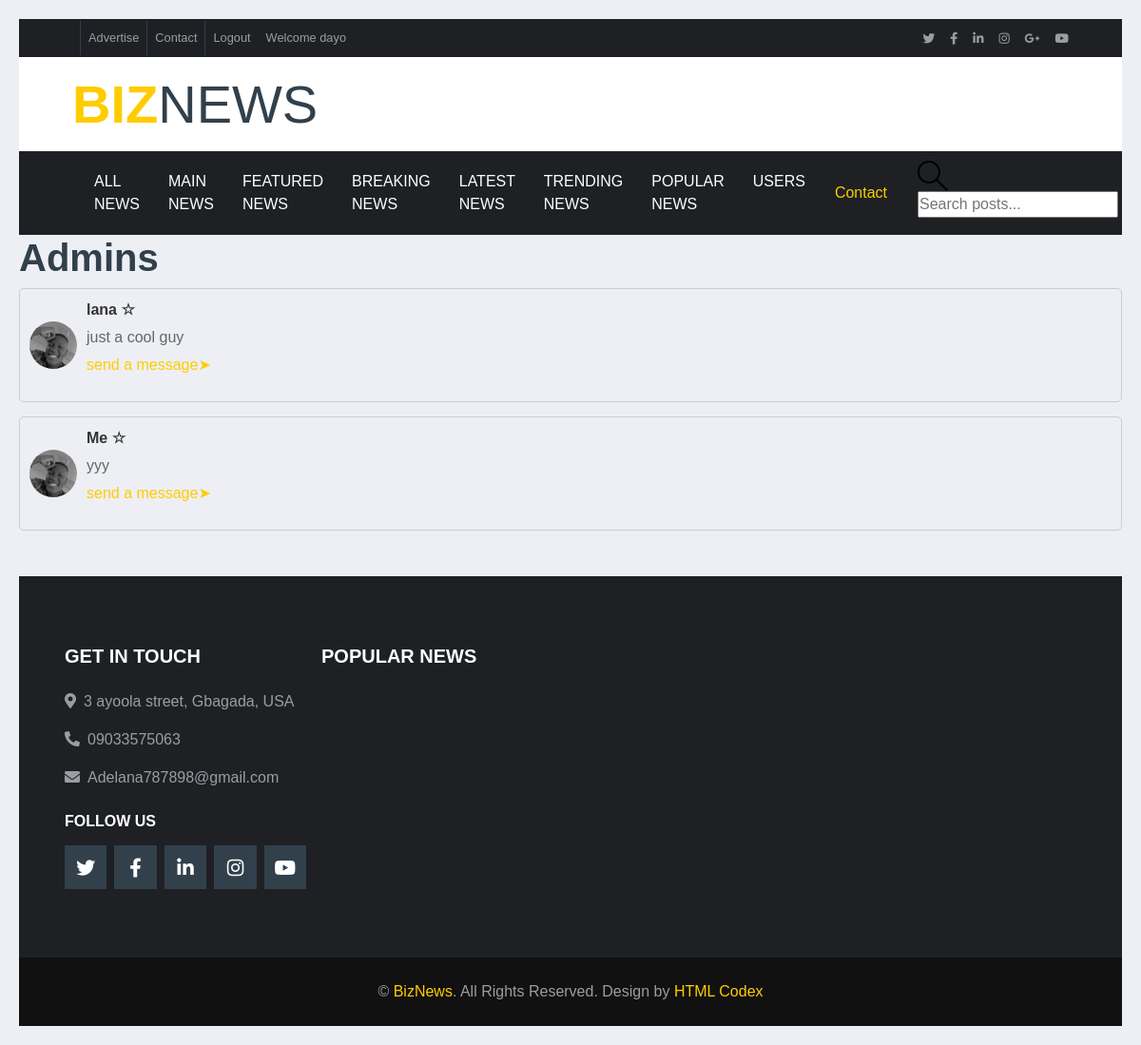
The page /users/ (signed in) on the database its author committed.
### biznews/models.py (models this page shows)
class User(AbstractUser):
    username= models.CharField(max_length=200, null=True, unique=True)
    email = models.EmailField(unique=True  ,null=True)
    bio = models.TextField(null=True)
    hobbies = models.CharField(max_length=255, blank=True, null=True)
    experience = models.TextField(null=True)
    phone = models.CharField(null=True, max_length=11)
    social = models.TextField(null=True)
    avatar = models.ImageField(upload_to='avatars/', null=True, blank=True)
    USERNAME_FIELD = 'username'
    REQUIRED_FIELDS = []

### biznews/views.py (the view)
# urls.py: path('users/', views.admin_list, name='admin-list'),
def admin_list(request):
    User = get_user_model()
    users = User.objects.all()
    if request.user.is_authenticated:
        return render(request, 'admin_list.html', {'users': users})
    else:
        return redirect('login')

### template/admin_list.html
{% extends 'main.html' %}
{% load static %}
{% block content %}
<body>
    <h1>Admins</h1>
    <div style="display: flex; flex-direction: column; gap: 15px;">
        {% for user in users %}
            {% if user.groups.all|length > 0 %}
                {% for group in user.groups.all %}
                    {% if group.name == 'Poster' %}
                        <div style="display: flex; align-items: center; gap: 10px; border: 1px solid #ccc; padding: 10px; border-radius: 5px;">
                            <img src="{{ user.avatar.url }}" alt="{{ user.username }}'s avatar"
                                style="width: 50px; height: 50px; border-radius: 50%; object-fit: cover;">
                            <div>
                                <a href="{% url 'profile-page' user.id %}" style="text-decoration: none; color: #333; font-size: 16px;">
                                    <strong>
                                        {% if user == request.user %}
                                            Me
                                            {% if group.name == 'Poster' %}
                                            ☆
                                            {% endif %}
                                        {% else %}
                                            {{ user.username }}
                                            {% if group.name == 'Poster' %}
                                            ☆
                                            {% endif %}
                                        {% endif %}
                                    </strong>
                                </a>
                                <p style="margin: 5px 0; color: #666;">{{ user.bio }}</p>
                                <p><a href="#">send a message➤</a></p>
                            </div>
                        </div>
                    {% endif %}
                {% endfor %}
            {% endif %}
        {% endfor %}
    </div>
</body>
{% include 'footer.html' %}
{% endblock %}

### template/topbar.html (shortened to what this page needs)
<div class="container-fluid d-none d-lg-block">
    <div class="row align-items-center bg-dark px-lg-5">
        <div class="col-lg-9">
            <nav class="navbar navbar-expand-sm bg-dark p-0">
                <ul class="navbar-nav ml-n2">
                    <li class="nav-item border-right border-secondary">
                        <a class="nav-link text-body small" href="#"><p>{{ current_date }}</p>
                        </a>
                    </li>
                    <li class="nav-item border-right border-secondary">
                        <a class="nav-link text-body small" href="#">Advertise</a>
                    </li>
                    <li class="nav-item border-right border-secondary">
                        <a class="nav-link text-body small" href="#">Contact</a>
                    </li>
                    <li class="nav-item">
                        {% if request.user.is_authenticated %}
                        <a class="nav-link text-body small" href="{% url 'logout'  %}">Logout</a>
                        <li><a class="nav-link text-body small" href="{% url 'profile-page' user.id %}">Welcome {{ request.user.username }}</a></li>
                        {% else %}
                        <a class="nav-link text-body small" href="{% url 'login'  %}">Login</a>
                        {% endif  %}
                    </li>
                </ul>
            </nav>
        </div>
        <div class="col-lg-3 text-right d-none d-md-block">
            <nav class="navbar navbar-expand-sm bg-dark p-0">
                <ul class="navbar-nav ml-auto mr-n2">
                    <li class="nav-item">
                        <a class="nav-link text-body" href="#"><small class="fab fa-twitter"></small></a>
                    </li>
                    <li class="nav-item">
                        <a class="nav-link text-body" href="#"><small class="fab fa-facebook-f"></small></a>
                    </li>
                    <li class="nav-item">
                        <a class="nav-link text-body" href="#"><small class="fab fa-linkedin-in"></small></a>
                    </li>
                    <li class="nav-item">
                        <a class="nav-link text-body" href="#"><small class="fab fa-instagram"></small></a>
                    </li>
                    <li class="nav-item">
                        <a class="nav-link text-body" href="#"><small class="fab fa-google-plus-g"></small></a>
                    </li>
                    <li class="nav-item">
                        <a class="nav-link text-body" href="#"><small class="fab fa-youtube"></small></a>
                    </li>
                </ul>
            </nav>
        </div>
    </div>
    <div class="row align-items-center bg-white py-3 px-lg-5">
        <div class="col-lg-4">
            <a href="{% url 'home' %}" class="navbar-brand p-0 d-none d-lg-block">
                <h1 class="m-0 display-4 text-uppercase text-primary">Biz<span class="text-secondary font-weight-normal">News</span></h1>
            </a>
        </div>
        <div class="col-lg-8 text-center text-lg-right">
        </div>
    </div>
</div>

### rows shown on the page
User: user.username "dayo", bio "yyy"
User: username "lana", bio "just a cool guy"
